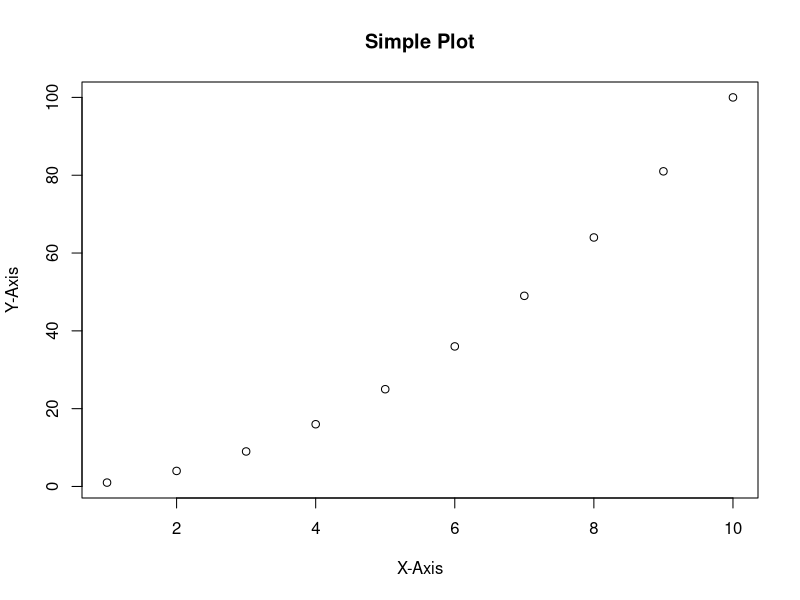

The R script that drew this image:
#Variables and Data Types
x <- 10    # Integer
y <- 5.5   # Numeric (float)
z <- "Hello"   # Character
is_true <- TRUE  # Logical (boolean)

#checking the data type
class(x)    # Returns "numeric" for 10
typeof(y)   # Returns "double" for 5.5

#dataframe
data <- data.frame(
  Name = c("Alice", "Bob", "Charlie"),
  Age = c(25, 30, 35),
  Height = c(5.5, 6.0, 5.8)
)
data$Name       # Access the "Name" column

#built in function
mean(c(1, 2, 3, 4, 5))   # Calculates mean
sum(c(1, 2, 3))          # Calculates sum

#user define function 
add_numbers <- function(a, b) {
  return(a + b)
}
add_numbers(3, 5)    # Returns 8

#if-else statement
x <- 10
if (x > 5) {
  print("Greater than 5")
} else {
  print("5 or less")
}

#for loop 
for (i in 1:5) {
  print(i)
}

#while loop 
count <- 1
while (count <= 5) {
  print(count)
  count <- count + 1
}

#simple plot
x <- 1:10
y <- x^2
plot(x, y, main="Simple Plot", xlab="X-Axis", ylab="Y-Axis")





